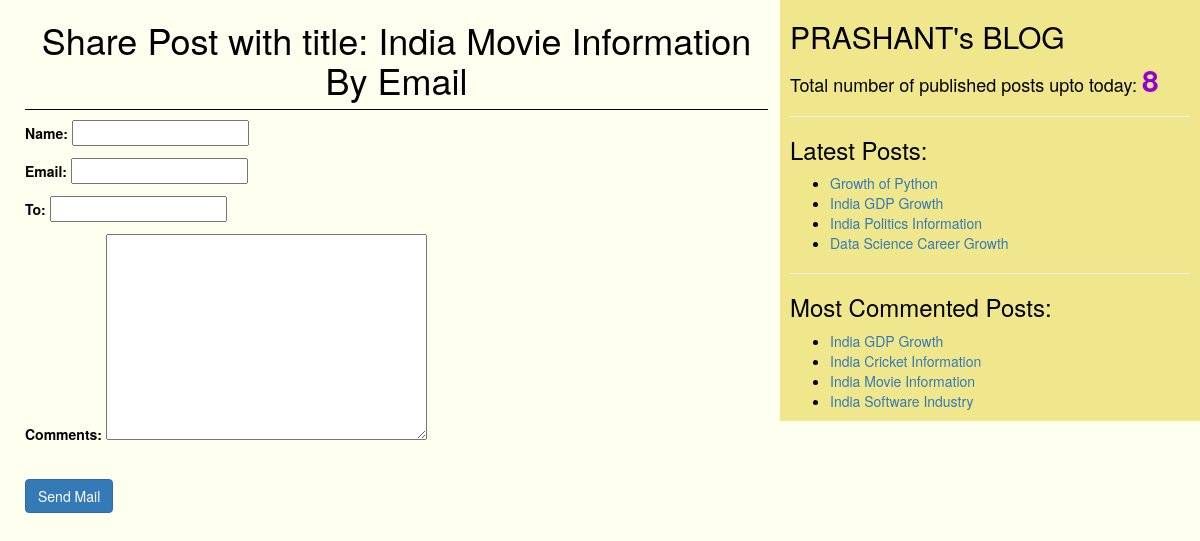
The app's page /2/share/ with its own data.
### blog/models.py (models this page shows, shortened)
class Post(models.Model):
    STATUS_CHOICES=(('draft','Draft'),('published','Published'))
    title=models.CharField(max_length=256)
    slug=models.SlugField(max_length=264,unique_for_date='publish')
    author=models.ForeignKey(User,on_delete=models.CASCADE,default='DEFAULT VALUE',related_name='blog_posts')
    body=models.TextField()
    publish=models.DateTimeField(default=timezone.now)
    created=models.DateTimeField(auto_now_add=True)
    updated=models.DateTimeField(auto_now=True)
    status=models.CharField(max_length=10,choices=STATUS_CHOICES,default='draft')
    objects=CustomManager()
    tags=TaggableManager()
    class Meta:
        ordering=('-publish',)
    def get_absolute_url(self):
        return reverse('post_detail',args=[self.publish.year,self.publish.strftime('%m'),
        self.publish.strftime('%d'),self.slug])

### blog/views.py (the view)
# urls.py: url(r'^(?P<id>\d+)/share/$', views.mail_send_view),
def mail_send_view(request,id):
    post=get_object_or_404(Post,id=id,status='published')
    sent=False
    if request.method=='POST':
        form=EmailSendForm(request.POST)
        if form.is_valid():
            cd=form.cleaned_data
            subject='{}({}) recommends you to read "{}"'.format(cd['name'],cd['email'],post.title)
            post_url=request.build_absolute_uri(post.get_absolute_url())
            message='Read Post At:\n{} \n\n{}\'s Comments:\n{}'.format(post_url,cd['name'],cd['comments'])
            send_mail(subject,message,'prashantpythonproject@gmail.com',[cd['to']])
            sent=True
    else:
        form=EmailSendForm()
    return render(request,'blog/sharebymail.html',{'form':form,'post':post,'sent':sent})

### blog/forms.py
class EmailSendForm(forms.Form):
    name=forms.CharField()
    email=forms.EmailField()
    to=forms.EmailField()
    comments=forms.CharField(required=False,widget=forms.Textarea)

### blog/models.py (called while the page is built)
    def get_queryset(self):
        return super().get_queryset().filter(status='published')

### blog/templatetags/blog_tags.py (called while the page is built)
@register.simple_tag
def total_posts():
    return Post.objects.count()

@register.inclusion_tag('blog/latest_posts123.html')
def show_latest_posts():
    latest_posts=Post.objects.order_by('-publish')[:4]
    return {'latest_posts':latest_posts}

@register.simple_tag
def get_most_commented_posts():
    return Post.objects.annotate(total_comments=Count('comments')).order_by('-total_comments')[:4]

### templates/blog/sharebymail.html (shortened to what this page needs)
{%extends 'blog/base.html' %}
  {%block content%}
    {%if sent%}
      <h1>Email Successfully sent...</h1>
      <h2>Post with the title: {{post.title}} information shared by Email</h2>
    {%else%}
    <h1>Share Post with title: {{post.title}} By Email</h1>
      <form method="POST">
        {{form.as_p}}
        <br>
        <input type="submit" class='btn btn-primary btn-md' value="Send Mail">
      </form>
    {%endif%}
  {%endblock%}

### templates/blog/base.html (shortened to what this page needs)
<!DOCTYPE html>
{%load blog_tags%}
{%load staticfiles%}
<html lang="en" dir="ltr">
  <head>
    <link rel="stylesheet" href="https://maxcdn.bootstrapcdn.com/bootstrap/3.3.7/css/bootstrap.min.css"
>
    <link rel="stylesheet" href="{%static "css/blog1.css" %}">
  </head>
  <body>
    <div class="content">
      {%block content%}{%endblock%}
    </div>
    <div class="sidebar">
      <h2>PRASHANT's BLOG</h2>
      <h4><p>Total number of published posts upto today: <span id='pcount'>{% total_posts %}</span></p></h4>
      <hr>
      <h3>Latest Posts:</h3>{% show_latest_posts %}
      <hr>
      <h3>Most Commented Posts:</h3>{% get_most_commented_posts as most_commented_posts %}
      <ul>
        {%for post in most_commented_posts%}
        <li><a href="{{post.get_absolute_url}}">{{post.title}}</a></li>
        {%endfor%}
      </ul>
    </div>
  </body>
</html>

### templates/blog/latest_posts123.html
<ul>
  {%for post in latest_posts%}
  <li><a href="{{post.get_absolute_url}}">{{post.title}}</a></li>
  {%endfor%}
</ul>

### static/css/blog1.css (style rules this page uses)
.content { width: 64%; float: left; padding: 0 0 0 25px; background: Ivory; height: 100% }
.sidebar { width: 35%; float: right; padding: 0 10px 0 10px; background: Khaki; height: 100% }
h1 { text-align: center; border-bottom: 1px solid; padding-bottom: 10px; }
body { color: black; background: Ivory; }
input[type='text'] { color: black; }
#pcount { font-size: 30px; color: DarkViolet; font-weight: bold; }

### records on screen
Post: title "India Movie Information"
Post: title "Growth of Python"
Post: title "India GDP Growth"
Post: title "India Politics Information"
Post: title "Data Science Career Growth"
Post: title "India Cricket Information"
Post: title "India Software Industry"
